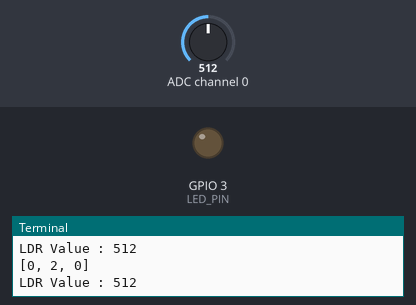
This program was run on a simulated Raspberry Pi (BCM pin numbers). Shown: output pins drawn as LEDs (lit = HIGH), the last lines printed to the terminal. Inputs (shaded band) come from the test bench; at power-on: ADC channel 0 = 512 (analog values on the 0–1023 scale).

Above: at 1.2 s.
1.3 s: ADC channel 0 set to 692
2.8 s: ADC channel 0 set to 712
At 3.4 s:
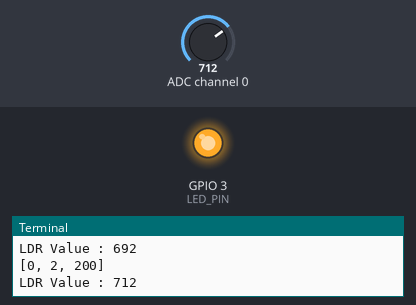
4.5 s: ADC channel 0 set to 690
At 5.7 s:
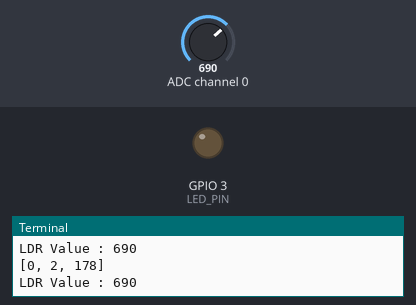
6.0 s: ADC channel 0 set to 710
At 7.0 s:
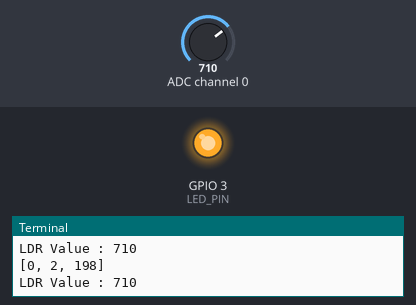
Timing chart, 0 to 8.5 s (numbered marks = the images above; inputs shaded):
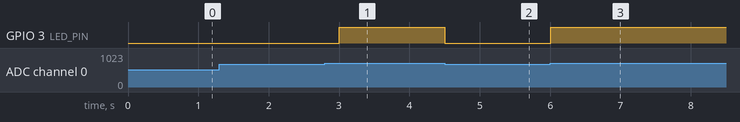

The program:

rhkwp.py
```python
import spidev
import time
import RPi.GPIO as GPIO
#SPI 인스턴스 생성
spi = spidev.SpiDev()

LED_PIN = 3
GPIO.setmode(GPIO.BCM)
GPIO.setup(LED_PIN, GPIO.OUT)

#SPI 통신 시작
spi.open(0, 0) # bus : 0, dev : 0


# SPI 통신 속도 설정
spi.max_speed_hz = 1000000

#채널에서 SPI 데이터 읽기 (0~1023)
def analog_read(channel):
  # [byte_1, byte_2, byte_3]
  # byte_2 : channel config (channel 0) (+8) -> 0000 1000 -> 1000 0000
  ret = spi.xfer2([1, (8 + channel) << 4, 0])
  print(ret)
  adc_out = ((ret[1] & 3) << 8) + ret[2]
  return adc_out

try:
    while True:
        ldr_value = analog_read(0) # reading 0~1023
        if ldr_value > 700:
          GPIO.output(LED_PIN, GPIO.HIGH)
        else:
          GPIO.output(LED_PIN, GPIO.LOW)
        print("LDR Value : %d" % ldr_value)
        time.sleep(0.5)


finally:
    spi.close()
```

Measured:
- the behaviour switches between 700 and 701 on ADC channel 0 (found by bisection; images 0 and 1)
- after the input at 2.8 s, GPIO 3 (LED_PIN): LOW → HIGH after 0.20 s
- after the input at 4.5 s, GPIO 3 (LED_PIN): HIGH → LOW at once
- after the input at 6.0 s, GPIO 3 (LED_PIN): LOW → HIGH at once
